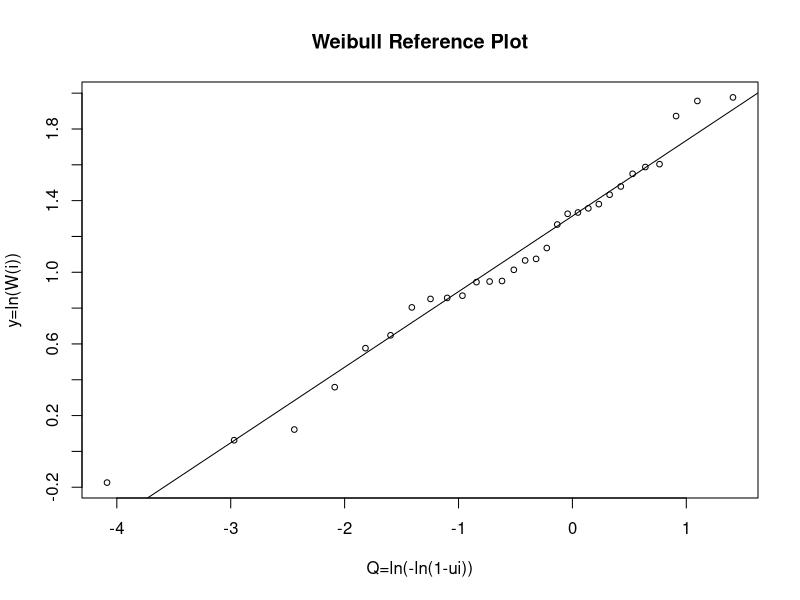

The R script that drew this image:
x <- c(0.8402, 1.0644, 1.1298, 1.4314, 1.7795, 1.9121, 2.2343, 2.3424, 2.3559, 2.3855,
2.5734, 2.5815, 2.5893, 2.7562, 2.9040, 2.9295, 3.1124, 3.5490, 3.7684, 3.7953,
3.8846, 3.9766, 4.1918, 4.3887, 4.7106, 4.8918, 4.9716, 6.5018, 7.0740, 7.2158)
n = length(x)
i = seq(1,n,1)
y = -log(x)
y = sort(y)
n = length(y)
weib= -y
weib= sort(weib)
i= 1:n
ui= (i-.5)/n
QW= log(-log(1-ui))
plot(QW,weib,abline(lm(weib~QW)),
main="Weibull Reference Plot",cex=.75,lab=c(7,11,7),
xlab="Q=ln(-ln(1-ui))",
ylab="y=ln(W(i))")

library(MASS)
mle <- fitdistr(x,"weibull")
shape = mle$estimate[1]
scale = mle$estimate[2]
a = -log(scale)
b = 1/shape
z = exp(-exp(-(y-a)/b))
A1i = (2*i-1)*log(z)
A2i = (2*n+1-2*i)*log(1-z)
s1 = sum(A1i)
s2 = sum(A2i)
AD = -n-(1/n)*(s1+s2)
ADM = AD*(1+.2/sqrt(n))
ADM